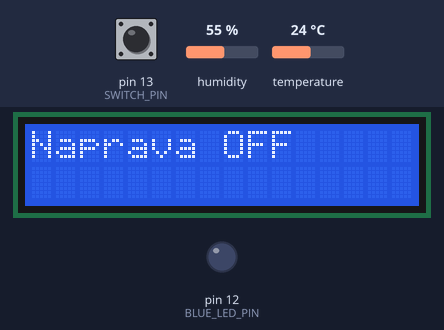
The sketch below on a simulated Arduino Uno, built with avr-gcc and run on an emulated ATmega328P. Parts: 16×2 character LCD, output pins drawn as LEDs (lit = HIGH). Dashed ring = blinking. Inputs (shaded band) come from the test bench; at power-on: pin 13 (SWITCH_PIN) HIGH, humidity 55 %, temperature 24 °C.

Above: at 1.2 s.
1.3 s: pin 13 (SWITCH_PIN) pulled LOW for 0.15 s
At 1.37 s:
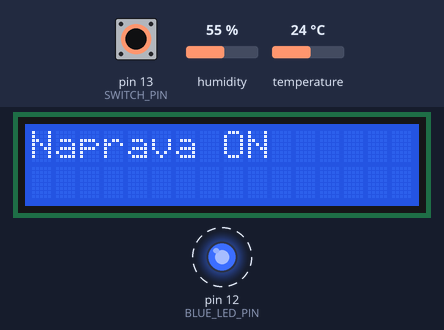
At 1.98 s:
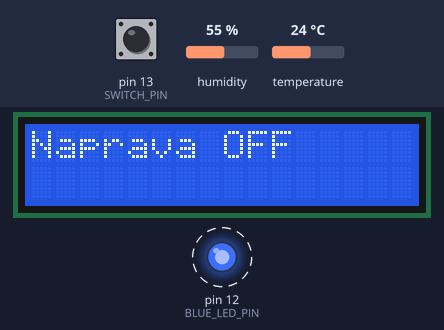
2.0 s: pin 13 (SWITCH_PIN) pulled LOW for 3.2 s
At 4.6 s:
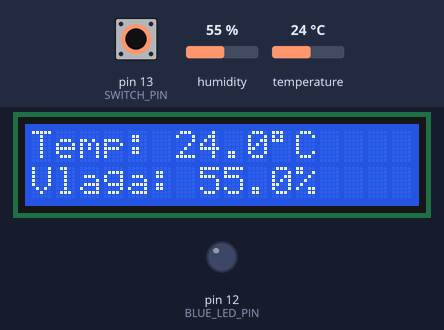
Timing chart, 0 to 7.2 s (numbered marks = the images above; inputs shaded):
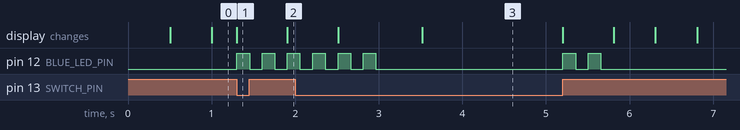

Measured:
- after the input at 1.3 s, pin 12 (BLUE_LED_PIN): alternates HIGH for 0.15 s and LOW for 0.15 s, starting at once; the display: changes at once (image 1)
- after the input at 2.0 s, the display: first changes after 0.51 s (image 3 shows a later state)

The sketch:

dht22prj.ino
```cpp
#include <LiquidCrystal.h>
#include <DHT.h>

// LCD pinout: RS, E, D4, D5, D6, D7
LiquidCrystal lcd(7, 6, 5, 4, 3, 2);

// DHT senzor
#define DHTPIN 8
#define DHTTYPE DHT22
DHT dht(DHTPIN, DHTTYPE);

// Stikalo
#define SWITCH_PIN 13

// LED pin
#define BLUE_LED_PIN 12  // modra LED

bool napravaVklopljena = false;

float temp = NAN;
float hum = NAN;

unsigned long prejsnjiCasDHT = 0;
unsigned long prejsnjiCasLCD = 0;
const unsigned long intervalDHT = 2000;
const unsigned long intervalLCD = 250;

unsigned long casStanja = 0; // Čas začetka trenutnega stanja (ON ali OFF)
const unsigned long trajanjePrikaza = 1000; // 1 sekunda za prikaz "Naprava ON" ali "OFF"

unsigned long zadnjiCasUtripLED = 0;
bool modraLEDgori = false;

// Za utripanje LED ob spremembi stanja z uporabo delay (ker je samo dvakrat)
void utripniModroLED(int ponovitve, int trajanje = 150) {
  for (int i = 0; i < ponovitve; i++) {
    digitalWrite(BLUE_LED_PIN, HIGH);
    delay(trajanje);
    digitalWrite(BLUE_LED_PIN, LOW);
    delay(trajanje);
  }
}

void setup() {
  lcd.begin(16, 2);
  dht.begin();

  pinMode(SWITCH_PIN, INPUT_PULLUP);
  pinMode(BLUE_LED_PIN, OUTPUT);

  digitalWrite(BLUE_LED_PIN, LOW);

  lcd.setCursor(0, 0);
  lcd.print("Naprava OFF");
}

void loop() {
  unsigned long trenutniCas = millis();
  int stanjeStikala = digitalRead(SWITCH_PIN);
  bool trenutnoStanje = (stanjeStikala == LOW);

  // Če se stanje spremeni, izvedemo akcije
  if (trenutnoStanje != napravaVklopljena) {
    napravaVklopljena = trenutnoStanje;
    casStanja = trenutniCas;

    if (napravaVklopljena) {
      lcd.clear();
      lcd.setCursor(0, 0);
      lcd.print("Naprava ON");
      utripniModroLED(2);
      zadnjiCasUtripLED = trenutniCas;  // za redno utripanje LED kasneje
    } else {
      lcd.clear();
      lcd.setCursor(0, 0);
      lcd.print("Naprava OFF");
      utripniModroLED(2);
      digitalWrite(BLUE_LED_PIN, LOW);
    }
  }

  // Če je naprava OFF - utripaj napis v 2. vrstici
  if (!napravaVklopljena) {
    static bool utripPrikaz = true;
    static unsigned long casUtripanja = 0;
    if (trenutniCas - casUtripanja >= 500) {
      casUtripanja = trenutniCas;
      lcd.setCursor(0, 1);
      if (utripPrikaz) {
        lcd.print("Preklopi stikalo");
      } else {
        lcd.print("                ");
      }
      utripPrikaz = !utripPrikaz;
    }
    return; // Ne delaj več, ker je OFF
  }

  // Če je naprava ON in je od spremembe minila manj kot 1 sekunda,
  // samo prikazujemo "Naprava ON"
  if (trenutniCas - casStanja < trajanjePrikaza) {
    // Ne delaj nič drugega, samo počakaj
    return;
  }

  // Po 1s po vklopu začne prikazovati podatke z DHT22

  // Vsakih 5 sekund modra LED zasveti za 0.5 sekunde
  if (trenutniCas - zadnjiCasUtripLED >= 5000) {
    digitalWrite(BLUE_LED_PIN, HIGH);
    modraLEDgori = true;
    zadnjiCasUtripLED = trenutniCas;
  }
  if (modraLEDgori && (trenutniCas - zadnjiCasUtripLED >= 500)) {
    digitalWrite(BLUE_LED_PIN, LOW);
    modraLEDgori = false;
  }

  // Branje DHT senzorja vsake 2 sekundi
  if (trenutniCas - prejsnjiCasDHT >= intervalDHT) {
    prejsnjiCasDHT = trenutniCas;
    float t = dht.readTemperature();
    float h = dht.readHumidity();
    if (!isnan(t) && !isnan(h)) {
      temp = t;
      hum = h;
    }
  }

  // Osvežitev LCD vsake 250 ms
  if (trenutniCas - prejsnjiCasLCD >= intervalLCD) {
    prejsnjiCasLCD = trenutniCas;

    lcd.setCursor(0, 0);
    if (isnan(temp)) {
      lcd.print("Napaka DHT22     ");
    } else {
      lcd.print("Temp: ");
      lcd.print(temp, 1);
      lcd.print((char)223); // stopinja znak
      lcd.print("C    ");
    }

    lcd.setCursor(0, 1);
    if (isnan(hum)) {
      lcd.print("Napaka DHT22     ");
    } else {
      lcd.print("Vlaga: ");
      lcd.print(hum, 1);
      lcd.print("%    ");
    }
  }
}
```
